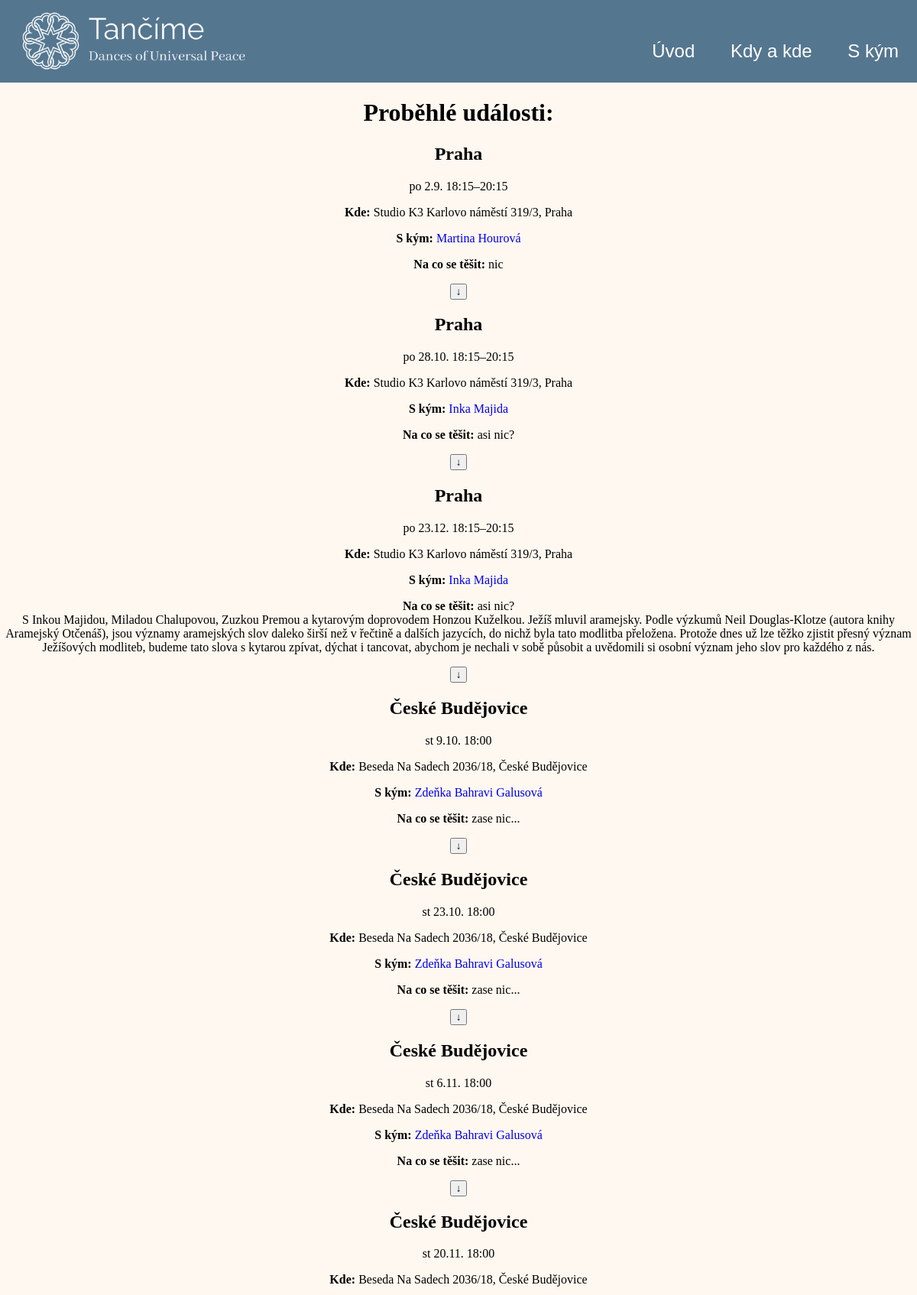
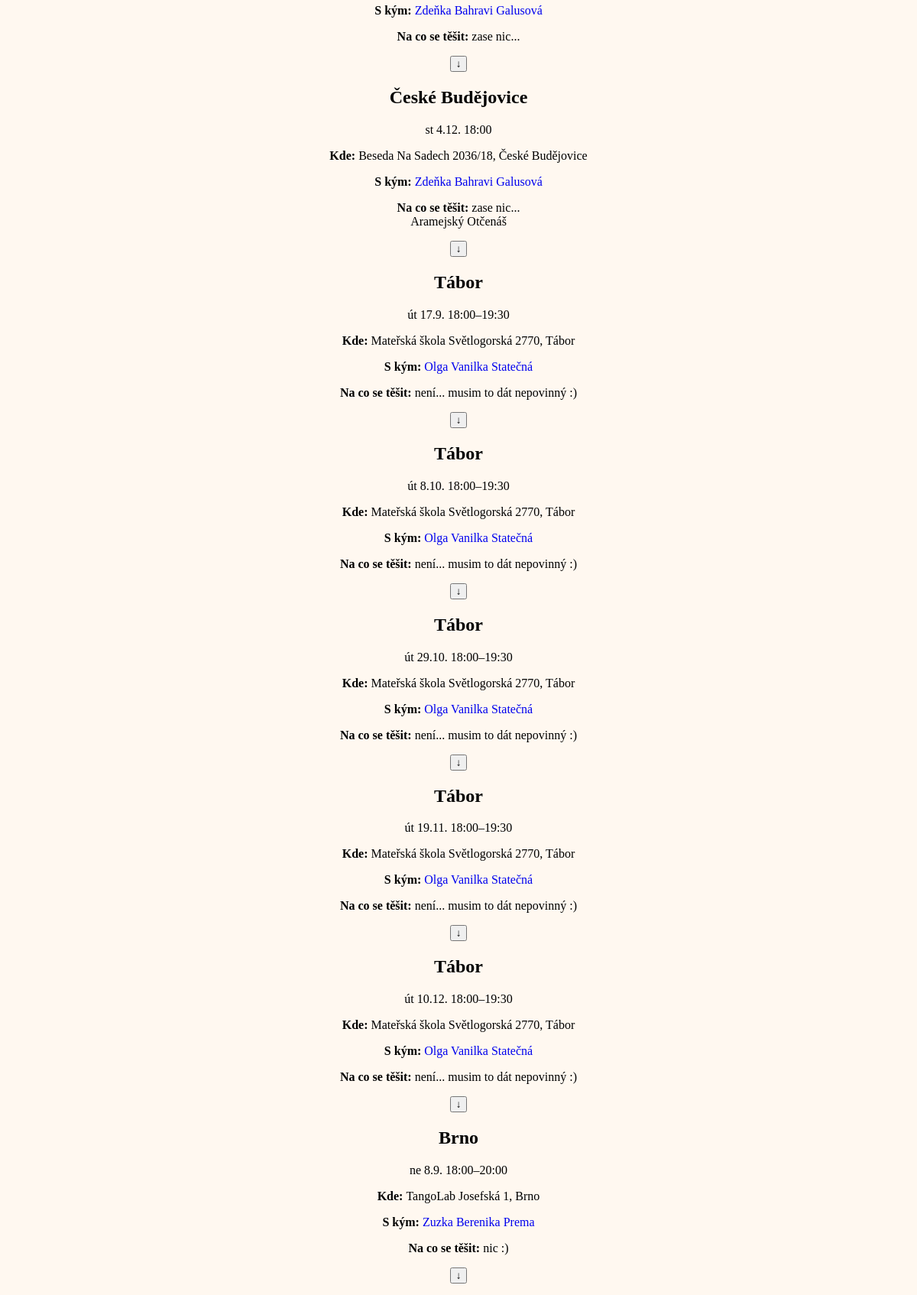
The page /past-events/ (upper part) on the database its author committed (2 pictures, top to bottom).
### danceapp/models.py (models this page shows, shortened)
class Event(models.Model):
    parent = models.ForeignKey(EventGroup, verbose_name="Event Group", on_delete=models.PROTECT)
    date = models.DateField(verbose_name="Datum", default=datetime.date.today)
    description = models.TextField(verbose_name="Dodatečný popis (nepovinné)", null=True, blank=True)
    town_to_number = {}
    next_number = 1
    class Meta:
        verbose_name = "Taneční večer"
        verbose_name_plural = "Taneční večery"

class EventGroup(models.Model):
    lector = models.ManyToManyField(Lector, verbose_name="Lektor")
    location = models.ForeignKey(Location, verbose_name="Místo konání", on_delete=models.PROTECT)
    startTime = models.TimeField(verbose_name="Začátek", default='18:00')
    endTime = models.TimeField(verbose_name="Konec (nepovinné)", default='20:00', null=True, blank=True)
    description = models.TextField(verbose_name="Popis")
    image = models.ImageField(verbose_name="Obrázek", upload_to='images/', null=True, blank=True)
    class Meta:
        verbose_name = "Taneční večer"
        verbose_name_plural = "Taneční večery"

class Location(models.Model):
    coordinates = models.CharField(max_length=50, verbose_name="Souřadnice")
    name = models.CharField(max_length=50, null=True, blank=True, verbose_name="Název místa (nepovinné)")
    town = models.CharField(max_length=50, verbose_name="Město/Obec")
    address = models.CharField(max_length=100, verbose_name="Adresa (ulice a ČP)")
    description = models.CharField(max_length=100, null=True, blank=True, verbose_name="Popis (jak se k nám dostat)")
    lector = models.ForeignKey('Lector', on_delete=models.PROTECT, verbose_name="Lektor")
    class Meta:
        verbose_name = "Místo konání"
        verbose_name_plural = "Místa konání"

class Lector(models.Model):
    user = models.OneToOneField(User, on_delete=models.CASCADE, null=True, blank=True, verbose_name="Uživatel")
    firstName = models.CharField(max_length=50, verbose_name="Jméno")
    lastName = models.CharField(max_length=50, null=True, blank=True, verbose_name="Příjmení")
    slug = models.SlugField(max_length=100, unique=True)
    image = models.ImageField(upload_to='images/', null=True, blank=True, verbose_name="Fotka")
    description = models.TextField(verbose_name="Popis")
    phone = models.CharField(max_length=50, null=True, blank=True, verbose_name="Telefon")
    email = models.EmailField(null=True, blank=True, verbose_name="E-mail")
    link = models.CharField(max_length=256, null=True, blank=True, verbose_name="Odkaz na stránku")
    class Meta:
        ordering = ['firstName'] #řazení lektorů podle abecedy
        verbose_name = "Lektor"
        verbose_name_plural = "Lektoři"

### dance_web/views.py (the view)
# urls.py: path('past-events/', views.past_events, name='past_events'),
def past_events(request):
    now = timezone.now().date()
    past_events = Event.objects.filter(date__lt=now)
    past_workshops = Workshop.objects.filter(end__lt=now)
    combined = list(past_events) + list(past_workshops)
    context = {
        'combined': combined,
    }
    return render(request, 'past_events.html', context)

### danceapp/templatetags/custom_filters.py (called while the page is built)
@register.filter
def show_past_events(events):
    if events is None:
        return []
    now = timezone.now()
    past_events = []
    for event in events:
        if hasattr(event, 'end'):
            if isinstance(event.end, timezone.datetime):
                if event.end < now:
                    past_events.append(event)
            else:
                if event.end < now.date():
                    past_events.append(event)
        elif hasattr(event, 'date'):
            if event.date < now.date():
                past_events.append(event)
        elif hasattr(event, 'start'):
            if event.start < now.date():
                past_events.append(event)
    return past_events

@register.filter
def is_instance(obj, class_name):
    return obj.__class__.__name__ == class_name

### templates/past_events.html (shortened to what this page needs)
{% extends "base.html" %}
{% load custom_filters %}
{% load static %}
{% block extra_css %}
    <link rel="stylesheet" type="text/css" href="{% static 'css/events.css' %}">
{% endblock %}
{% block content %}
<h1>Proběhlé události:</h1>
<div class="events">
    {% for item in combined|show_past_events %}
            <div class="{% if item|is_instance:'Event' %}event{% else %}workshop{% endif %}">
                {% if item|is_instance:'Event' %}
                    <h2 class="event-title">{{ item.parent.location.town }}</h2>
                {% else %}
                    <h2 class="workshop-title">{{ item.title }}</h2>
                {% endif %}
                <div class="{% if item|is_instance:'Event' %}event-details{% else %}workshop-details{% endif %}">
                    <div class="{% if item|is_instance:'Event' %}event-date{% else %}workshop-date{% endif %}">
                        {% with item|date_format as date %}
                        <p>{{ date.day }} {{ date.date }} {% if date.startTime %} {{ date.startTime }}{% if date.endTime %}–{{ date.endTime }} {% endif %}{% endif %}</p>
                        {% endwith %}
                    </div>
                    <div class="{% if item|is_instance:'Event' %}event-location{% else %}workshop-location{% endif %}">
                        <p><strong>Kde: </strong>{% if item|is_instance:'Event' %}{{ item.parent.location.name }} {{ item.parent.location.address }}, {{ item.parent.location.town }}{% else %}{{ item.location.name }} {{ item.location.address }}, {{ item.location.town }}{% endif %}</p>
                    </div>
                    <div class="{% if item|is_instance:'Event' %}event-lector{% else %}workshop-lector{% endif %}">
                        <p><strong>S kým: </strong>
                            {% if item|is_instance:'Event' %}
                                {% for lector in item.parent.lector.all %}
                                    <a href="{% url 'lector_page' slug=lector.slug %}">
                                        {{ lector.firstName }}{% if lector.lastName %} {{ lector.lastName }}{% endif %}{% if not forloop.last %}, {% endif %}
                                    </a>
                                {% endfor %}
                            {% else %}
                                {% for lector in item.lector.all %}
                                    <a href="{% url 'lector_page' slug=lector.slug %}">
                                        {{ lector.firstName }}{% if lector.lastName %} {{ lector.lastName }}{% endif %}{% if not forloop.last %}, {% endif %}
                                    </a>
                                {% endfor %}
                            {% endif %}
                        </p>
                    </div>
                    <div class="{% if item|is_instance:'Event' %}event-description{% else %}workshop-description{% endif %}">
                        <p class="description"><strong>Na co se těšit: </strong>{% if item|is_instance:'Event' %}{{ item.parent.description }}<br>{{ item.description }}{% else %}{{ item.description }}{% endif %}</p>
                        <button class="toggle-description">↓</button>
                    </div>
                </div>
            </div>
        {% endfor %}
</div>
{% endblock %}

### static/css/base.css (style rules this page uses)
body { padding: 0px; margin: 0px; }
a { text-decoration: none; }

### rows shown on the page
Event: parent.location.town "Praha", day "po", date "2.9.", startTime "18:15", endTime "20:15", parent.location.name "Studio K3", parent.location.address "Karlovo náměstí 319/3", parent.description "nic"
Lector: firstName "Martina", lastName "Hourová"
Event: parent.location.town "Praha", day "po", date "28.10.", startTime "18:15", endTime "20:15", parent.location.name "Studio K3", parent.location.address "Karlovo náměstí 319/3", parent.description "asi nic?"
Lector: firstName "Inka", lastName "Majida"
Event: parent.location.town "Praha", day "po", date "23.12.", startTime "18:15", endTime "20:15", parent.location.name "Studio K3", parent.location.address "Karlovo náměstí 319/3", parent.description "asi nic?", description "S Inkou Majidou, Miladou Chalupovou, Zuzkou Premou a kytarovým doprovodem Honzou Kuželkou. Ježíš mluvil aramejsky. Podle výzkumů Neil Douglas-Klotze (autora knihy Aramejský Otčenáš), jsou významy aramejských slov daleko širší než v řečtině a dalších jazycích, do nichž byla tato modlitba přeložena. Protože dnes už lze těžko zjistit přesný význam Ježíšových modliteb, budeme tato slova s kytarou zpívat, dýchat i tancovat, abychom je nechali v sobě působit a uvědomili si osobní význam jeho slov pro každého z nás."
Event: parent.location.town "České Budějovice", day "st", date "9.10.", startTime "18:00", parent.location.name "Beseda", parent.location.address "Na Sadech 2036/18", parent.description "zase nic..."
Lector: firstName "Zdeňka Bahravi", lastName "Galusová"
Event: parent.location.town "České Budějovice", day "st", date "23.10.", startTime "18:00", parent.location.name "Beseda", parent.location.address "Na Sadech 2036/18", parent.description "zase nic..."
Event: parent.location.town "České Budějovice", day "st", date "6.11.", startTime "18:00", parent.location.name "Beseda", parent.location.address "Na Sadech 2036/18", parent.description "zase nic..."
Event: parent.location.town "České Budějovice", day "st", date "20.11.", startTime "18:00", parent.location.name "Beseda", parent.location.address "Na Sadech 2036/18", parent.description "zase nic..."
Event: parent.location.town "České Budějovice", day "st", date "4.12.", startTime "18:00", parent.location.name "Beseda", parent.location.address "Na Sadech 2036/18", parent.description "zase nic...", description "Aramejský Otčenáš"
Event: parent.location.town "Tábor", day "út", date "17.9.", startTime "18:00", endTime "19:30", parent.location.name "Mateřská škola", parent.location.address "Světlogorská 2770", parent.description "není... musim to dát nepovinný :)"
Lector: firstName "Olga Vanilka", lastName "Statečná"
Event: parent.location.town "Tábor", day "út", date "8.10.", startTime "18:00", endTime "19:30", parent.location.name "Mateřská škola", parent.location.address "Světlogorská 2770", parent.description "není... musim to dát nepovinný :)"
Event: parent.location.town "Tábor", day "út", date "29.10.", startTime "18:00", endTime "19:30", parent.location.name "Mateřská škola", parent.location.address "Světlogorská 2770", parent.description "není... musim to dát nepovinný :)"
Event: parent.location.town "Tábor", day "út", date "19.11.", startTime "18:00", endTime "19:30", parent.location.name "Mateřská škola", parent.location.address "Světlogorská 2770", parent.description "není... musim to dát nepovinný :)"
Event: parent.location.town "Tábor", day "út", date "10.12.", startTime "18:00", endTime "19:30", parent.location.name "Mateřská škola", parent.location.address "Světlogorská 2770", parent.description "není... musim to dát nepovinný :)"
Event: parent.location.town "Brno", day "ne", date "8.9.", startTime "18:00", endTime "20:00", parent.location.name "TangoLab", parent.location.address "Josefská 1", parent.description "nic :)"
Lector: firstName "Zuzka Berenika", lastName "Prema"
